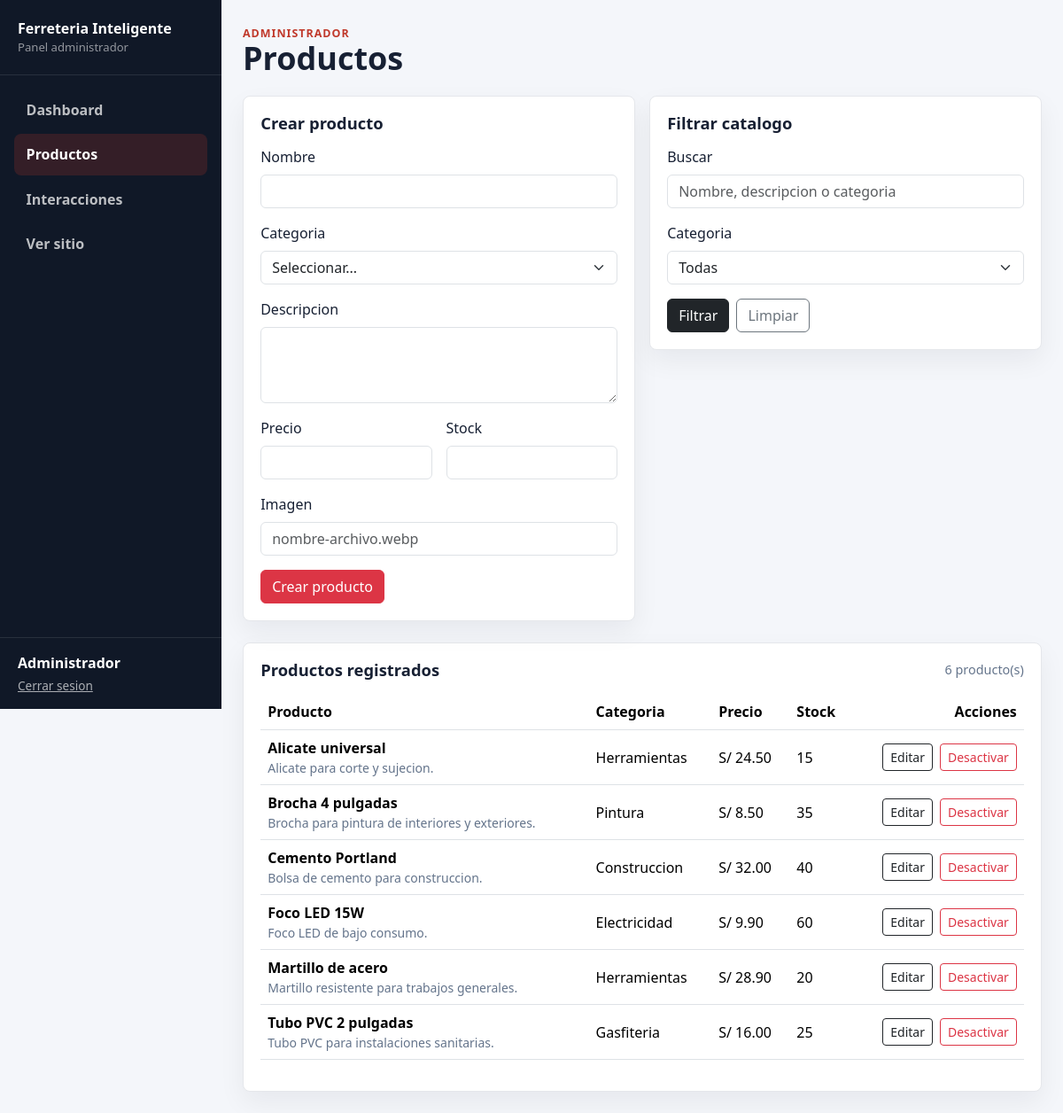
Screenshot of /public/admin/productos.php (signed in) with the database file from the repository.
### tables this page shows
CREATE TABLE IF NOT EXISTS productos (
    id INT AUTO_INCREMENT PRIMARY KEY,
    categoria_id INT NOT NULL,
    nombre VARCHAR(150) NOT NULL,
    descripcion TEXT,
    precio DECIMAL(10,2) NOT NULL DEFAULT 0.00,
    stock INT NOT NULL DEFAULT 0,
    imagen VARCHAR(255),
    activo TINYINT(1) NOT NULL DEFAULT 1,
    created_at TIMESTAMP DEFAULT CURRENT_TIMESTAMP,
    updated_at TIMESTAMP DEFAULT CURRENT_TIMESTAMP ON UPDATE CURRENT_TIMESTAMP,
    CONSTRAINT fk_productos_categorias
        FOREIGN KEY (categoria_id) REFERENCES categorias(id)
);

CREATE TABLE IF NOT EXISTS categorias (
    id INT AUTO_INCREMENT PRIMARY KEY,
    nombre VARCHAR(100) NOT NULL,
    descripcion VARCHAR(255),
    activo TINYINT(1) NOT NULL DEFAULT 1,
    created_at TIMESTAMP DEFAULT CURRENT_TIMESTAMP
);

### app/Support/helpers.php (called while the page is built, shortened)
<?php
function e(string|int|float|null $value): string
{
    return htmlspecialchars((string) $value, ENT_QUOTES, 'UTF-8');
}

### app/Models/ProductModel.php (called while the page is built, shortened)
<?php
class ProductModel
{
    public function search(?int $categoryId = null, string $term = ''): array
    {
        $sql = "SELECT p.id, p.nombre, p.descripcion, p.precio, p.stock, p.imagen, c.nombre AS categoria
                FROM productos p
                INNER JOIN categorias c ON c.id = p.categoria_id
                WHERE p.activo = 1";
        $params = [];
        $sql .= " ORDER BY p.nombre ASC";
        $stmt = $this->db->prepare($sql);
        $stmt->execute($params);
        return $stmt->fetchAll();
    }
}

### public/admin/productos.php (the view, shortened to what this page needs)
<?php
require_once __DIR__ . '/../../app/Support/helpers.php';
require_once __DIR__ . '/../../app/Models/ProductModel.php';
$conn = getConnection();
$productModel = new ProductModel($conn);
$editingProduct = null;
$categoryId = isset($_GET['categoria']) && ctype_digit((string) $_GET['categoria'])
    ? (int) $_GET['categoria']
    : null;
$searchTerm = trim((string) ($_GET['buscar'] ?? ''));
$products = $productModel->search($categoryId, $searchTerm);
$formProduct = [
    'id' => $editingProduct['id'] ?? '',
    'categoria_id' => $editingProduct['categoria_id'] ?? '',
    'nombre' => $editingProduct['nombre'] ?? '',
    'descripcion' => $editingProduct['descripcion'] ?? '',
    'precio' => $editingProduct['precio'] ?? '',
    'stock' => $editingProduct['stock'] ?? '',
    'imagen' => $editingProduct['imagen'] ?? '',
];
require_once __DIR__ . '/../../app/Views/partials/admin-header.php';
?>
        <section class="admin-grid two-columns align-start">
            <article class="admin-card">
                <h2><?= $editingProduct ? 'Editar producto' : 'Crear producto' ?></h2>
                <form method="post" class="vstack gap-3">
                    <div>
                        <label class="form-label" for="nombre">Nombre</label>
                        <input class="form-control" id="nombre" name="nombre" value="<?= e($formProduct['nombre']) ?>" required>
                    </div>
                    <div>
                        <label class="form-label" for="categoria_id">Categoria</label>
                        <select class="form-select" id="categoria_id" name="categoria_id" required>
                            <option value="">Seleccionar...</option>
                        </select>
                    </div>
                    <div>
                        <label class="form-label" for="descripcion">Descripcion</label>
                        <textarea class="form-control" id="descripcion" name="descripcion" rows="3"><?= e($formProduct['descripcion']) ?></textarea>
                    </div>
                    <div class="row g-3">
                        <div class="col-md-6">
                            <label class="form-label" for="precio">Precio</label>
                            <input class="form-control" id="precio" name="precio" type="number" min="0" step="0.01" value="<?= e($formProduct['precio']) ?>" required>
                        </div>
                        <div class="col-md-6">
                            <label class="form-label" for="stock">Stock</label>
                            <input class="form-control" id="stock" name="stock" type="number" min="0" step="1" value="<?= e($formProduct['stock']) ?>" required>
                        </div>
                    </div>
                    <div>
                        <label class="form-label" for="imagen">Imagen</label>
                        <input class="form-control" id="imagen" name="imagen" value="<?= e($formProduct['imagen']) ?>" placeholder="nombre-archivo.webp">
                    </div>
                    <div class="d-flex gap-2">
                        <button class="btn btn-danger" type="submit"><?= $editingProduct ? 'Guardar cambios' : 'Crear producto' ?></button>
                    </div>
                </form>
            </article>
            <article class="admin-card">
                <h2>Filtrar catalogo</h2>
                <form method="get" class="vstack gap-3">
                    <div>
                        <label class="form-label" for="buscar">Buscar</label>
                        <input class="form-control" id="buscar" name="buscar" value="<?= e($searchTerm) ?>" placeholder="Nombre, descripcion o categoria">
                    </div>
                    <div>
                        <label class="form-label" for="categoria">Categoria</label>
                        <select class="form-select" id="categoria" name="categoria">
                            <option value="">Todas</option>
                        </select>
                    </div>
                    <div class="d-flex gap-2">
                        <button class="btn btn-dark" type="submit">Filtrar</button>
                        <a class="btn btn-outline-secondary" href="<?= e(BASE_URL) ?>/admin/productos.php">Limpiar</a>
                    </div>
                </form>
            </article>
        </section>
        <section class="admin-card mt-4">
            <div class="section-heading">
                <h2>Productos registrados</h2>
                <span><?= e(count($products)) ?> producto(s)</span>
            </div>
            <div class="table-responsive">
                <table class="table align-middle admin-table">
                    <thead>
                        <tr>
                            <th>Producto</th>
                            <th>Categoria</th>
                            <th>Precio</th>
                            <th>Stock</th>
                            <th class="text-end">Acciones</th>
                        </tr>
                    </thead>
                    <tbody>
                        <?php foreach ($products as $product): ?>
                            <tr>
                                <td>
                                    <strong><?= e($product['nombre']) ?></strong>
                                    <small><?= e($product['descripcion'] ?? '') ?></small>
                                </td>
                                <td><?= e($product['categoria']) ?></td>
                                <td>S/ <?= e(number_format((float) $product['precio'], 2)) ?></td>
                                <td><?= e((int) $product['stock']) ?></td>
                                <td class="text-end">
                                    <div class="d-inline-flex gap-2">
                                        <a class="btn btn-sm btn-outline-dark" href="<?= e(BASE_URL) ?>/admin/productos.php?editar=<?= e($product['id']) ?>">Editar</a>
                                        <form method="post" onsubmit="return confirm('Desactivar este producto?')">
                                            <button class="btn btn-sm btn-outline-danger" type="submit">Desactivar</button>
                                        </form>
                                    </div>
                                </td>
                            </tr>
                        <?php endforeach; ?>
                    </tbody>
                </table>
            </div>
        </section>
<?php require_once __DIR__ . '/../../app/Views/partials/admin-footer.php'; ?>

### public/assets/css/styles.css (style rules this page uses)
:root { --fi-ink: #172033; --fi-muted: #64748b; --fi-red: #c0392b; --fi-line: #e5e7eb; --fi-soft: #f5f7fb; }
body { color: var(--fi-ink); background: #fff; font-family: "Segoe UI", Arial, sans-serif; }
.login-body, .admin-body { background: #f4f6fa; }
.login-card h2, .admin-card h2 { font-size: 1.15rem; font-weight: 800; margin-bottom: 0.9rem; }
.admin-body { min-height: 100vh; }
.admin-grid { display: grid; gap: 1rem; }
.two-columns { grid-template-columns: repeat(2, minmax(0, 1fr)); }
.align-start { align-items: start; }
.admin-card { background: #fff; border: 1px solid var(--fi-line); border-radius: 8px; box-shadow: 0 12px 30px rgba(15, 23, 42, 0.06); padding: 1.2rem; }
.section-heading { align-items: center; display: flex; gap: 1rem; justify-content: space-between; margin-bottom: 1rem; }
.section-heading h2 { margin: 0; }
.section-heading a, .section-heading span { color: var(--fi-muted); font-size: 0.9rem; }
.admin-table td small { color: var(--fi-muted); display: block; max-width: 520px; }

### rows the page displays
productos: nombre "Alicate universal", descripcion "Alicate para corte y sujecion.", categoria.nombre "Herramientas", precio "24.50", stock "15"
productos: nombre "Brocha 4 pulgadas", descripcion "Brocha para pintura de interiores y exteriores.", categoria.nombre "Pintura", precio "8.50", stock "35"
productos: nombre "Cemento Portland", descripcion "Bolsa de cemento para construccion.", categoria.nombre "Construccion", precio "32.00", stock "40"
productos: nombre "Foco LED 15W", descripcion "Foco LED de bajo consumo.", categoria.nombre "Electricidad", precio "9.90", stock "60"
productos: nombre "Martillo de acero", descripcion "Martillo resistente para trabajos generales.", categoria.nombre "Herramientas", precio "28.90", stock "20"
productos: nombre "Tubo PVC 2 pulgadas", descripcion "Tubo PVC para instalaciones sanitarias.", categoria.nombre "Gasfiteria", precio "16.00", stock "25"

### other values shown
$admin['nombre'] "Administrador"
$pageHeading "Productos"
count($products) "6"
